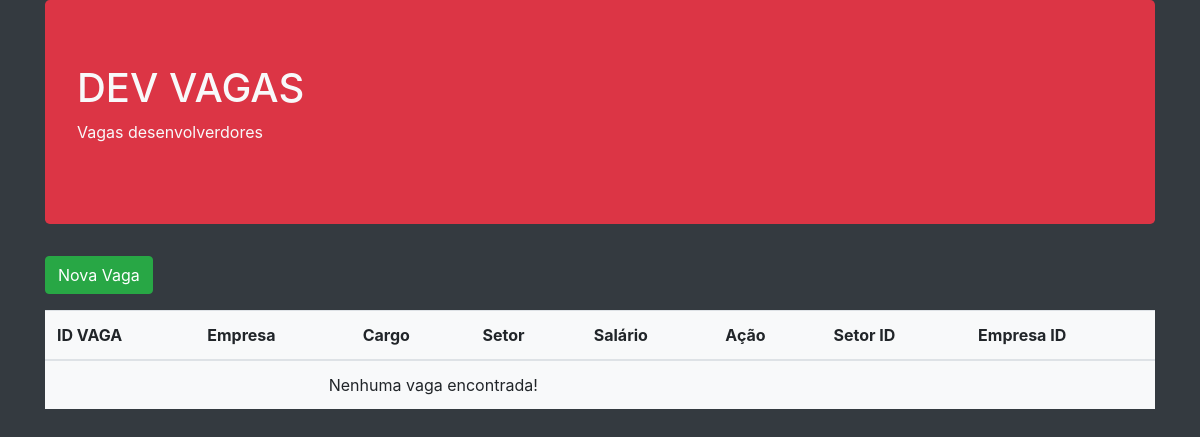
Before: / with the older database file.
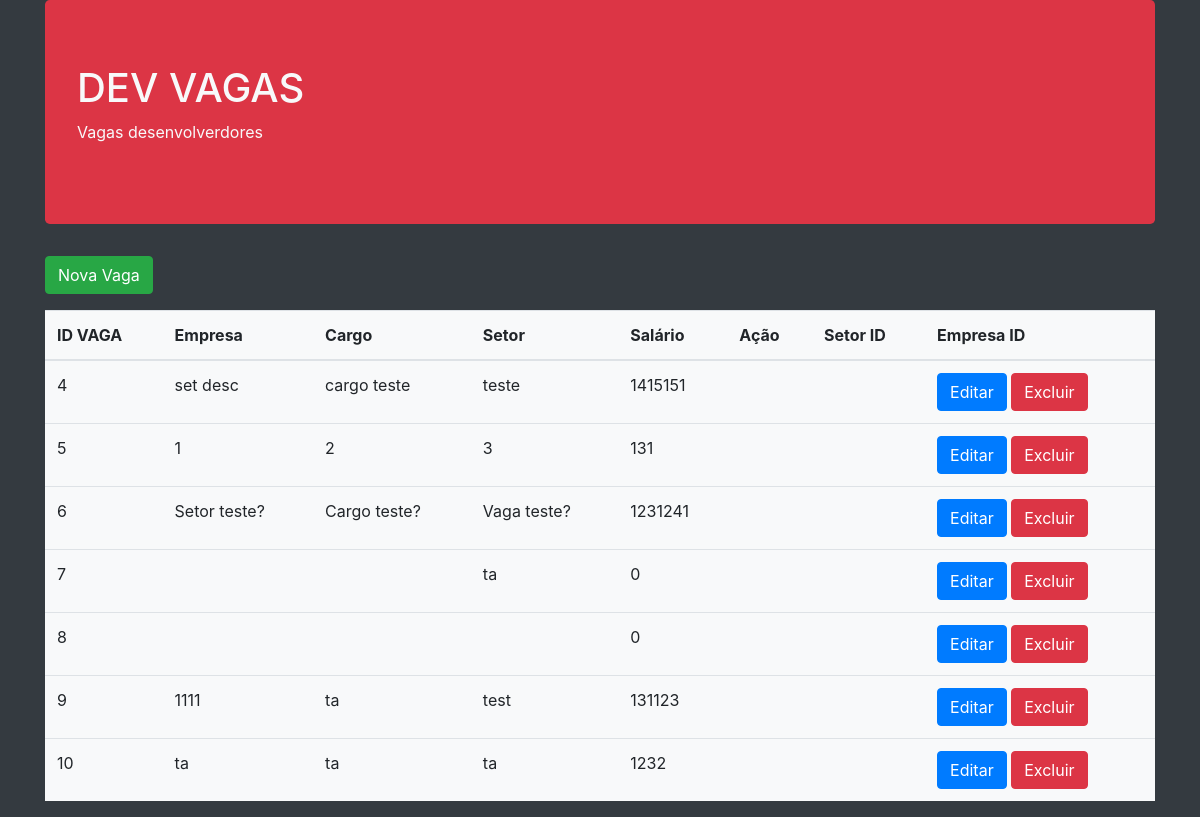
After: the same page with the newer database file.
### tables this page shows
CREATE TABLE `vagas` (
  `id` int(20) NOT NULL,
  `descricao_setor` text DEFAULT NULL,
  `descricao_cargo` text DEFAULT NULL,
  `nome_empresa` text DEFAULT NULL,
  `salario` double DEFAULT NULL,
  `setor_id` int(20) DEFAULT NULL,
  `empresa_id` int(20) DEFAULT NULL
);

### index.php (called while the page is built, shortened)
<?php
    $vagas = Vaga::getVagas();
    include __DIR__.'/includes/header.php';
    include __DIR__.'/includes/listagem.php';
    include __DIR__.'/includes/footer.php';

### app/Db/DataBase.php (called while the page is built, shortened)
<?php
class DataBase{
        private $table;
        private $connection;
        public function __construct($table){
            $this->table = $table;
        }
        private function setConnection(){
            try{
                $this->connection = new PDO('mysql:host='.self::HOST.';dbname='.self::NAME,self::USER,self::PASS);
                $this->connection->setAttribute(PDO::ATTR_ERRMODE,PDO::ERRMODE_EXCEPTION);
            }catch(PDOException $e){
                die('ERROR '.$this->table. ' '. $e->getMessage());
            }
        }
        public function execute($query,$params = []){
            try{
                $statement = $this->connection->prepare($query);
                $statement->execute($params);
                return $statement;
            }catch(PDOException $e){
                die('Erro na tabela :  '. ($this->table) . ' : '. $e->getMessage());
            }
        }
        public function selectVagas(){
            $query =  'SELECT
                            id,
                            descricao_setor,
                            descricao_cargo,
                            nome_empresa,
                            salario ,
                            setor_id,
                            empresa_id
                        FROM vagas ';
            return $this->execute($query);
        }
}

### app/Entity/Vaga.php (called while the page is built, shortened)
<?php
class Vaga{
    public static function getVagas(){
        return (new Database('vagas'))->selectVagas()
                                      ->fetchAll(PDO::FETCH_CLASS,self::class);
    }
}

### includes/listagem.php (the view, shortened to what this page needs)
<?php
    $resultados = '';
    foreach($vagas as $vaga){
        $resultados .=  '<tr>
                            <td>'. $vaga->id .'</td>
                            <td>'. $vaga->descricao_setor.'</td>
                            <td>'. $vaga->descricao_cargo .'</td>
                            <td>'. $vaga->nome_empresa .'</td>
                            <td>'. $vaga->salario.'</td>
                            <td>'. $vaga->setor_id.'</td>
                            <td>'. $vaga->empresa_id.'</td>
                             </td>
                            <td>
                                <a href="editar.php?id='.$vaga->id.'">
                                    <button type="button" class="btn btn-primary">Editar</button>
                                <a/>
                                <a href="excluir.php?id='.$vaga->id.'">
                                    <button type="button" class="btn btn-danger">Excluir</button>
                                <a/>
                            </td>
                        </tr>';
    }
    $resultados = strlen($resultados) ? $resultados : '<tr>
                                                        <td colspan = "6" class=text-center>
                                                            Nenhuma vaga encontrada!
                                                        </td>
                                                        </tr>';
?>
<main>
    <section>
        <a href="cadastrar.php">
            <button class="btn btn-success">Nova Vaga</button>
        </a>
    </section>
    <section>
        <table class="table bg-light mt-3">
            <thead>
                <tr>
                    <th>ID VAGA</th>
                    <th>Empresa</th>
                    <th>Cargo</th>
                    <th>Setor</th>
                    <th>Salário</th>
                    <th>Ação</th>
                    <th>Setor ID</th>
                    <th>Empresa ID</th>
                </tr>
            </thead>            <tbody>
                <?=$resultados?>
            </tbody>
        </table>
    </section>
</main>

### includes/header.php (shortened to what this page needs)
<!doctype html>
<html lang="en">
  <head>
    <link rel="stylesheet" href="https://stackpath.bootstrapcdn.com/bootstrap/4.5.2/css/bootstrap.min.css">
  </head>
  <body class="bg-dark text-light">
      <div class="container">
        <div class="jumbotron bg-danger">
            <h1>DEV VAGAS</h1>
            <p>Vagas desenvolverdores</p>
        </div>

### includes/footer.php (shortened to what this page needs)
    </div>
  </body>
</html>

Changed rows visible on the page:
added vagas: id "4", descricao_setor "set desc", descricao_cargo "cargo teste", nome_empresa "teste", salario "1415151"
added vagas: id "5", descricao_setor "1", descricao_cargo "2", nome_empresa "3", salario "131"
added vagas: id "6", descricao_setor "Setor teste?", descricao_cargo "Cargo teste?", nome_empresa "Vaga teste?", salario "1231241"
added vagas: id "7", nome_empresa "ta", salario "0"
added vagas: id "8", salario "0"
added vagas: id "9", descricao_setor "1111", descricao_cargo "ta", nome_empresa "test", salario "131123"
added vagas: id "10", descricao_setor "ta", descricao_cargo "ta", nome_empresa "ta", salario "1232"
Other visible differences:
text no longer shown: "Nenhuma vaga encontrada!"
